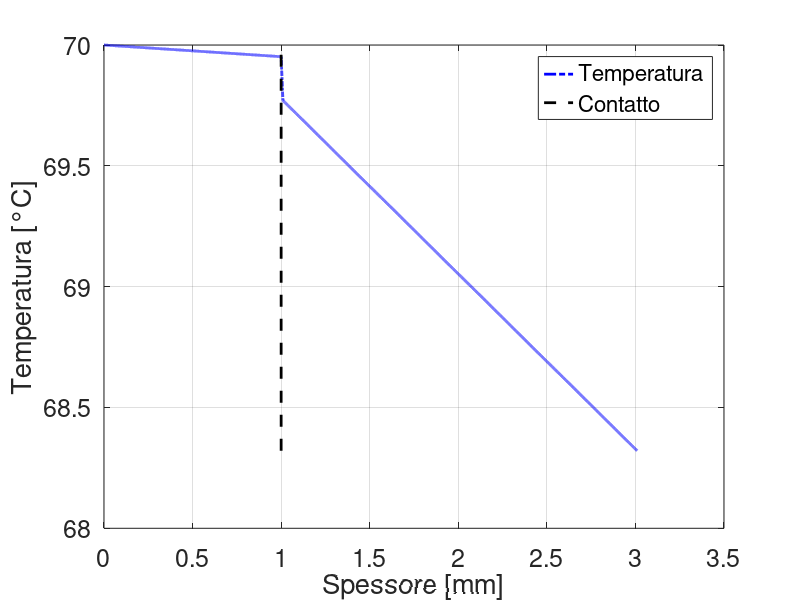

Write the MATLAB code that produced this figure.
clc; clear; close all;
%% dati
% dominio
% Tint | 0 - ss - contatto - is - end | Text
% geometrici
tss = 1e-3;
tis = 2e-3;
tguarn = .01e-3;

% fisici
Tint = 70;
Text = 20;
hhext = 15;
kkss = 15;
kkis = 1;
RRguarn = 2.5e-4;
kkguarn = tguarn/RRguarn;

%% griglia
dx = 1e-7;
xx = [(0:dx:tss)';(tss+dx:dx:tss+tguarn)';(tss+tguarn+dx:dx:tss+tguarn+tis)'];
nncontatto = length(0:dx:tss);
nnguarn = length([(0:dx:tss)';(tss+dx:dx:tss+tguarn)']);
nn = length(xx);

%% costruisco il sistema
diag_si = ones(nn,1);
diag_p = -2*ones(nn,1);
AA = spdiags([diag_si diag_p diag_si],-1:1,nn,nn);
bb = zeros(nn,1);

% --- condizioni al contorno ---
% dirichlet interno
AA(1,1) = 1;
AA(1,2) = 0;
bb(1) = Tint;

% contatto ss-guarnizione
AA(nncontatto,nncontatto-1) = -1;
AA(nncontatto,nncontatto) = 1+kkguarn/kkss;
AA(nncontatto,nncontatto+1) = -kkguarn/kkss;
bb(nncontatto) = 0; % pleonastico

% contatto guarnizione-is
AA(nnguarn,nnguarn-1) = -1;
AA(nnguarn,nnguarn) = 1+kkis/kkguarn;
AA(nnguarn,nnguarn+1) = -kkis/kkguarn;
bb(nnguarn) = 0; % pleonastico

% robin esterno
AA(end,end-1) = 1;
AA(end,end) = -1-hhext*dx/kkis;
bb(end) = -hhext*Text*dx/kkis;

%% risolvo il sistema
TT = AA\bb;

%% post production
plot(xx*1e3,TT,'b-.','linewidth',2)
hold on
plot([xx(nncontatto) xx(nncontatto)]*1e3,[min(TT) max(TT)],'k--','linewidth',2)
legend('Temperatura', 'Contatto', 'location', 'northeast')
xlabel('Spessore [mm]')
ylabel('Temperatura [°C]')
grid on
box on
set(gca, 'fontsize', 18)
